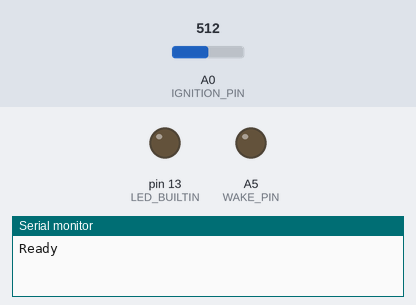
Bench run of a sketch on a simulated Arduino Uno, built with avr-gcc and run on an emulated ATmega328P. Parts: output pins drawn as LEDs (lit = HIGH), the last lines printed to the serial monitor. The test bench sets the inputs (shaded band); at power-on: A0 (IGNITION_PIN) = 512.

Above: at 1.2 s.
1.3 s: A0 (IGNITION_PIN) set to 787
2.8 s: A0 (IGNITION_PIN) set to 818
At 3.3 s:
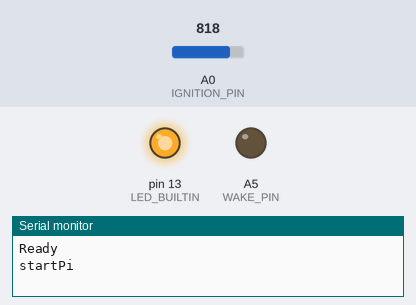
At 3.7 s:
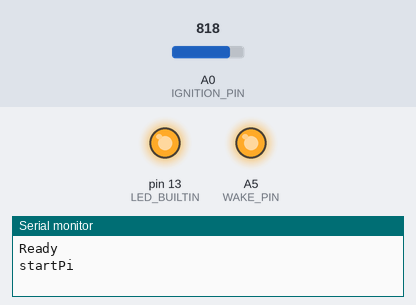
Timing chart, 0 to 5.8 s (numbered marks = the images above; inputs shaded):
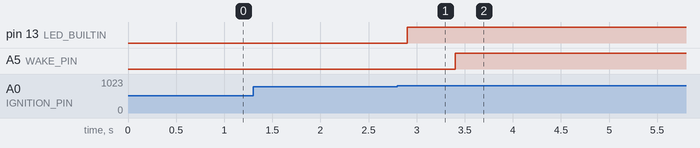

Measured:
- the behaviour switches between 800 and 801 on A0 (IGNITION_PIN) (found by bisection; images 0 and 1)
- after the input at 1.3 s, every drawn part: stays the same
- after the input at 2.8 s, pin 13 (LED_BUILTIN): LOW → HIGH after 0.10 s; A5 (WAKE_PIN): LOW → HIGH after 0.60 s

The sketch:

Arduino.ino
```cpp
#include <Wire.h>

#define SLAVE_ADDRESS 0x04

#define IGNITION_PIN A0
#define WAKE_PIN A5

#define TURN_ON_TIME 0 //wait millis till pi starts
#define SHUT_DOWN_TIME 15000 // wait millis till pi stops

int number = 0;
int state = 0;

int piAlive = 0;

unsigned long ignitionTurnedOn = 0;
unsigned long ignitionTurnedOff = 0;

void setup()
{
  pinMode(LED_BUILTIN, OUTPUT);
  pinMode(IGNITION_PIN, INPUT);
  digitalWrite(IGNITION_PIN, HIGH);

  Serial.begin(9600); // to enable outputinitialize
  Serial.println("Ready");
}

void setupI2C()
{
  Wire.begin(SLAVE_ADDRESS); // i2c as slave

  Wire.onReceive(receiveData);
  Wire.onRequest(sendData);
}

void wakePi()
{
  TWCR = 0; // reset TwoWire Control Register to default, inactive state
  pinMode(WAKE_PIN, OUTPUT);
  digitalWrite(WAKE_PIN, LOW);

  delay(500);

  digitalWrite(WAKE_PIN, HIGH);
  pinMode(WAKE_PIN, INPUT);

  setupI2C();
}

void loop()
{
  int ignition = analogRead(IGNITION_PIN);
  if(ignition < 200)
  {
    ignitionTurnedOn = 0;
    if (ignitionTurnedOff == 0)
    {
      ignitionTurnedOff = millis();
    }
    else if ((millis()- ignitionTurnedOff) > SHUT_DOWN_TIME)
    {
      digitalWrite(LED_BUILTIN, LOW);
      number = 0;
      Serial.println("shutdown");
    }
  }
  else if (ignition > 800)
  {
    ignitionTurnedOff = 0;
    if (ignitionTurnedOn == 0)
    {
      ignitionTurnedOn = millis();
    }
    if ((millis() - ignitionTurnedOn) > TURN_ON_TIME && number == 0)
    {
      Serial.println("startPi");
      digitalWrite(LED_BUILTIN, HIGH);

      wakePi();
      number = 1;
    }
    piAlive = 0;
  }
  delay(100);
}

//callback for received data
void receiveData(int byteCount)
{
  while(Wire.available())
  {
    piAlive = Wire.read();
  }
}

//callback for sending data
void sendData()
{
  Wire.write(number);
}
```
